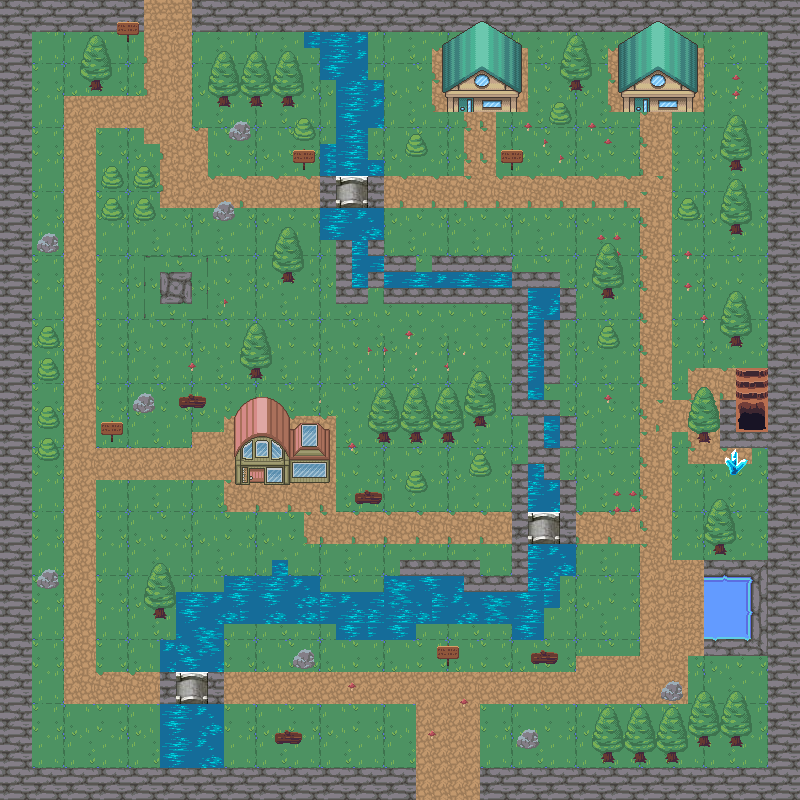

This is a level from a 2D game, rendered from its Tiled map with the project's own tilesets. A one-line summary and the map file follow, with tile-layer data summarised:
An orthogonal 50x50 tile map with 16x16 px tiles, 8 tile layers (background, walls, water, path, ...), 8 tilesets and 142 objects (100x collision, 2x paul_path4, player, enter_house1, enter_house1_exit, ...).

<map version="1.9" tiledversion="1.9.0" orientation="orthogonal" renderorder="right-down" width="50" height="50" tilewidth="16" tileheight="16" infinite="0" nextlayerid="14" nextobjectid="230">
 <tileset firstgid="1" source="nature.tsx" />
 <tileset firstgid="721" source="house.tsx" />
 <tileset firstgid="1496" source="donjon.tsx" />
 <tileset firstgid="1752" source="nature1.tsx" />
 <tileset firstgid="6360" source="donjon1.tsx" />
 <tileset firstgid="6616" source="nature3.tsx" />
 <tileset firstgid="7640" source="decor1.tsx" />
 <tileset firstgid="8664" source="divers.tsx" />
 <layer id="1" name="background" width="50" height="50">
  <data>[2500 cells, 2499 non-empty, 71 distinct tile ids]</data>
 </layer>
 <layer id="2" name="walls" width="50" height="50">
  <data>[2500 cells, 378 non-empty, 8 distinct tile ids]</data>
 </layer>
 <layer id="3" name="water" width="50" height="50">
  <data>[2500 cells, 252 non-empty, 13 distinct tile ids]</data>
 </layer>
 <layer id="4" name="path" width="50" height="50">
  <data>[2500 cells, 625 non-empty, 31 distinct tile ids]</data>
 </layer>
 <layer id="10" name="donjon" width="50" height="50">
  <data>[2500 cells, 8 non-empty, 8 distinct tile ids]</data>
 </layer>
 <layer id="7" name="décorations" width="50" height="50">
  <data>[2500 cells, 288 non-empty, 47 distinct tile ids]</data>
 </layer>
 <layer id="9" name="house" width="50" height="50">
  <data>[2500 cells, 61 non-empty, 45 distinct tile ids]</data>
 </layer>
 <layer id="13" name="top" width="50" height="50">
  <data>[2500 cells, 238 non-empty, 76 distinct tile ids]</data>
 </layer>
 <objectgroup id="6" name="objects">
  <object id="1" name="player" x="167.33" y="94.6667">
   <point />
  </object>
  <object id="11" name="collision" x="193.667" y="-0.25" width="607.333" height="31.75" />
  <object id="14" name="collision" x="1" y="31" width="29" height="738.333" />
  <object id="15" name="collision" x="1.66667" y="769" width="412.667" height="31" />
  <object id="16" name="collision" x="769" y="32" width="29" height="737" />
  <object id="17" name="collision" x="160.667" y="705" width="62.3333" height="62" />
  <object id="31" name="collision" x="569.333" y="80.3333" width="12.6667" height="11.6667" />
  <object id="32" name="collision" x="89" y="80" width="13.6667" height="11.6667" />
  <object id="33" name="collision" x="218.667" y="97.3333" width="11.6667" height="10.3333" />
  <object id="34" name="collision" x="230.333" y="123.667" width="22.3333" height="17" />
  <object id="35" name="collision" x="39" y="234.667" width="19.3333" height="18" />
  <object id="36" name="collision" x="102.333" y="169.333" width="20.3333" height="17.6667" />
  <object id="37" name="collision" x="136.333" y="168.667" width="18.3333" height="17.3333" />
  <object id="38" name="collision" x="104" y="201.333" width="19" height="18" />
  <object id="39" name="collision" x="135" y="201" width="20.6667" height="19.6667" />
  <object id="40" name="collision" x="213.878" y="203.727" width="20" height="18" />
  <object id="41" name="collision" x="251" y="96.3333" width="10" height="10" />
  <object id="42" name="collision" x="280.333" y="97.6667" width="14.3333" height="9.33333" />
  <object id="43" name="collision" x="293.333" y="119.333" width="21.6667" height="19.3333" />
  <object id="44" name="collision" x="292.667" y="150.333" width="21.6667" height="19.3333" />
  <object id="45" name="collision" x="406" y="133.667" width="22.3333" height="23.3333" />
  <object id="47" name="collision" x="550.667" y="104.667" width="21.6667" height="19.6667" />
  <object id="49" name="collision" x="730.667" y="160.667" width="12.3333" height="10.3333" />
  <object id="50" name="collision" x="681" y="200" width="17.6667" height="20.3333" />
  <object id="51" name="collision" x="729.333" y="225.333" width="13.3333" height="9" />
  <object id="53" name="collision" x="601.667" y="288.667" width="13.3333" height="9.66667" />
  <object id="54" name="collision" x="730.667" y="337" width="10.3333" height="10.3333" />
  <object id="55" name="collision" x="600.333" y="327.333" width="16.3333" height="20" />
  <object id="57" name="collision" x="713" y="545.333" width="13.6667" height="7.66667" />
  <object id="58" name="collision" x="663" y="686" width="18.6667" height="14.6667" />
  <object id="59" name="collision" x="732" y="736.333" width="9.66667" height="8.66667" />
  <object id="60" name="collision" x="697.667" y="737.667" width="11.6667" height="9" />
  <object id="61" name="collision" x="666.667" y="752.667" width="13.3333" height="8.66667" />
  <object id="62" name="collision" x="634.333" y="752.667" width="12.6667" height="8" />
  <object id="63" name="collision" x="602.333" y="753" width="11.6667" height="9.33333" />
  <object id="64" name="collision" x="531" y="653" width="26.6667" height="11" />
  <object id="65" name="collision" x="518" y="729.667" width="19.3333" height="20.3333" />
  <object id="66" name="collision" x="293.333" y="651.333" width="21" height="17.3333" />
  <object id="67" name="collision" x="274.667" y="731.667" width="27.6667" height="11" />
  <object id="68" name="collision" x="153.5" y="606.583" width="12.6667" height="11" />
  <object id="69" name="collision" x="37.6667" y="572" width="21" height="17" />
  <object id="71" name="collision" x="40" y="439" width="19" height="19.3333" />
  <object id="72" name="collision" x="40" y="409.333" width="18.3333" height="19.6667" />
  <object id="73" name="collision" x="101.667" y="422.333" width="21.3333" height="19" />
  <object id="74" name="collision" x="135.667" y="393.667" width="18.3333" height="20" />
  <object id="75" name="collision" x="178.667" y="395" width="25.6667" height="12.3333" />
  <object id="76" name="collision" x="250.667" y="367.667" width="11.6667" height="10.6667" />
  <object id="77" name="collision" x="38.6667" y="361" width="21" height="19.3333" />
  <object id="78" name="collision" x="40" y="324.667" width="18.6667" height="22.6667" />
  <object id="79" name="collision" x="281.667" y="272.333" width="11.3333" height="10.3333" />
  <object id="80" name="collision" x="379.667" y="432.333" width="9.66667" height="10" />
  <object id="81" name="collision" x="411.667" y="433.333" width="9.66667" height="8.66667" />
  <object id="82" name="collision" x="443.333" y="433.333" width="10" height="8.66667" />
  <object id="83" name="collision" x="475.333" y="417.333" width="10.3333" height="9.66667" />
  <object id="84" name="collision" x="471.333" y="454.333" width="19.6667" height="20.3333" />
  <object id="85" name="collision" x="407.333" y="472.667" width="20.6667" height="19" />
  <object id="86" name="collision" x="356.333" y="491.667" width="26.3333" height="11.3333" />
  <object id="87" name="collision" x="443" y="82" width="78" height="32" />
  <object id="88" name="collision" x="623" y="86" width="80" height="28" />
  <object id="89" name="collision" x="231" y="457" width="101" height="36" />
  <object id="91" name="enter_house1" x="463.083" y="98.0833" width="32.25" height="27.3333" />
  <object id="92" name="enter_house1_exit" x="448.917" y="136.583">
   <point />
  </object>
  <object id="93" name="enter_house2" x="633.667" y="98.6667" width="20.6667" height="24" />
  <object id="94" name="enter_house2_exit" x="678.125" y="141.167">
   <point />
  </object>
  <object id="95" name="enter_house3_exit" x="259.333" y="524">
   <point />
  </object>
  <object id="96" name="enter_house3" x="249.667" y="482.667" width="15.3333" height="16" />
  </objectgroup>
 <objectgroup id="12" name="NPCPaths">
  <!-- 28 objects omitted --></objectgroup>
</map>
<!-- 76 of 142 objects omitted -->
